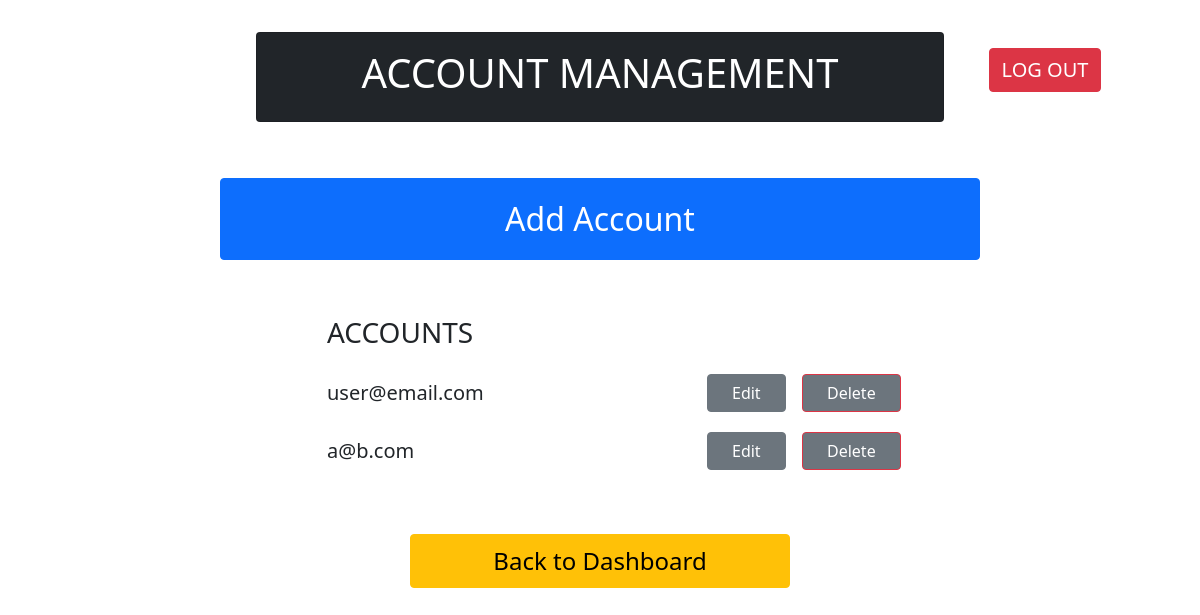
The app's page /accounts/, older data.
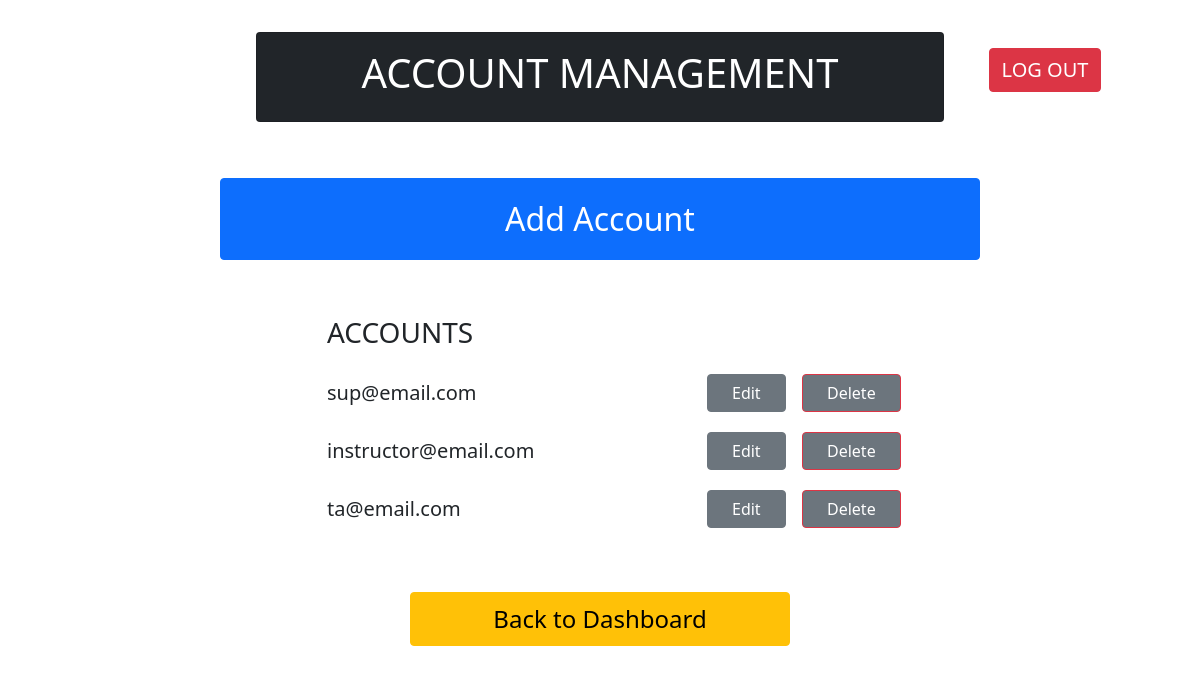
The same page, newer data.
### proj_app/models.py (models this page shows)
class MyUserModel(models.Model):
    user_id = models.AutoField(primary_key=True)
    name = models.CharField(max_length=50)
    email = models.CharField(max_length=100)
    password = models.CharField(max_length=20)
    address = models.CharField(max_length=100)
    phone_number = models.CharField(max_length=12)
    role = models.IntegerField()

### proj_app/views.py (the view)
# urls.py: path('accounts/', AccountManagement.as_view()),
class AccountManagement(View):
    def get(self, request):
        users = list(MyUserModel.objects.all())  # getting all the users
        return render(request, "mainTemplates/accountManagement.html", {"users": users})

### templates/mainTemplates/accountManagement.html
{% extends "base.html" %}
{% block content %}
    <div class="container">
        <div class="row m-4">
            <div class="col-2"></div>
            <div class="col-8">
                <div class="card text-white bg-dark text-center my-2 py-3">
                    <h1>ACCOUNT MANAGEMENT</h1>
                </div>
            </div>
            <div class="col-2 text-center">
                <a href = '/' type="button" class="btn btn-danger my-4" style="font-size: 20px">LOG OUT</a>
            </div>
        </div>
    </div>
    <div class="container">
        <div class="row">
            <div class="col-2"></div>
            <a href = '/addAccount/' type="button" class="btn btn-primary col-8 mx-auto my-4 py-3" style="font-size: 32px">Add Account</a>
            <div class="col-2"></div>
        </div>
    </div>
    <div class="container">
        <div class="row">
            <div class="col-3"></div>
            <div class="col-4">
                <p class="p-2">
                    <h3>ACCOUNTS</h3>
                </p>
            </div>
        </div>
        {% for i in users %}
            <div class="row my-1">
                <div class="col-3"></div>
                <div class="col-4">
                    <p class="mt-2" style="font-size: 20px">
                        {{i.email}}
                    </p>
                </div>
                <div class="col-1 text-center">
                    <a type="button" class="btn btn-secondary mt-1 px-4" href="/editAccount/{{ i.user_id }}/">Edit</a>
                </div>
                <div class="col-1 text-center">
                    <a type="button" class="btn btn-secondary border-danger mt-1 px-4" href="/deleteAccount/{{ i.user_id }}/">Delete</a>
                </div>
            </div>
        {% endfor %}
    </div>
    <div class="container">
        <div class="row">
            <div class="col-3"></div>
                <a href = '/home/' type="button" class="btn btn-warning col-4 mx-auto my-5 py-2" style="font-size: 24px">Back to Dashboard</a>
            <div class="col-3"></div>
        </div>
    </div>
{% endblock %}

### templates/base.html (shortened to what this page needs)
<!doctype html>
<html lang="en">
  <head>
    <link href="https://cdn.jsdelivr.net/npm/bootstrap@5.0.2/dist/css/bootstrap.min.css" rel="stylesheet">
  </head>
  <body>
    {% block content %}
    {% endblock %}
  </body>
</html>

Row changes from the older to the newer data that the page shows:
removed MyUserModel: email "a@b.com"
changed MyUserModel: email "user@email.com" → "sup@email.com"
added MyUserModel: email "instructor@email.com"
added MyUserModel: email "ta@email.com"
